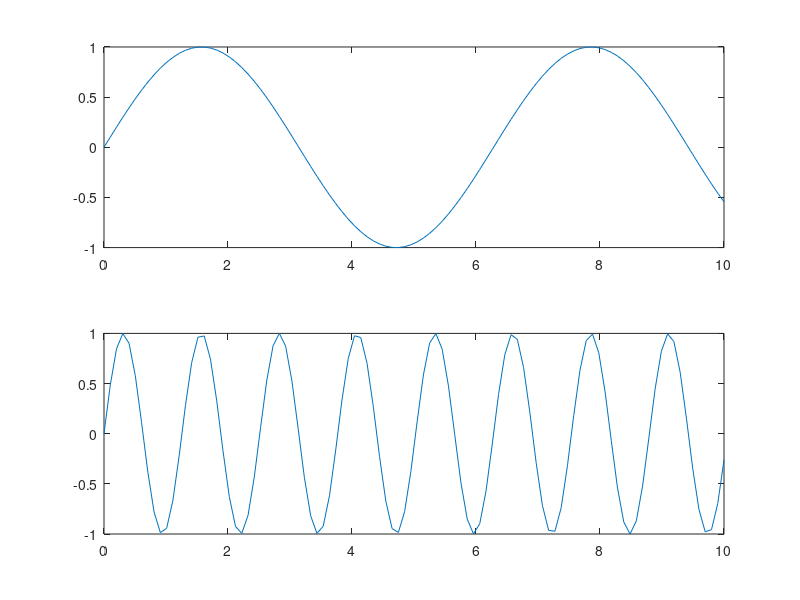
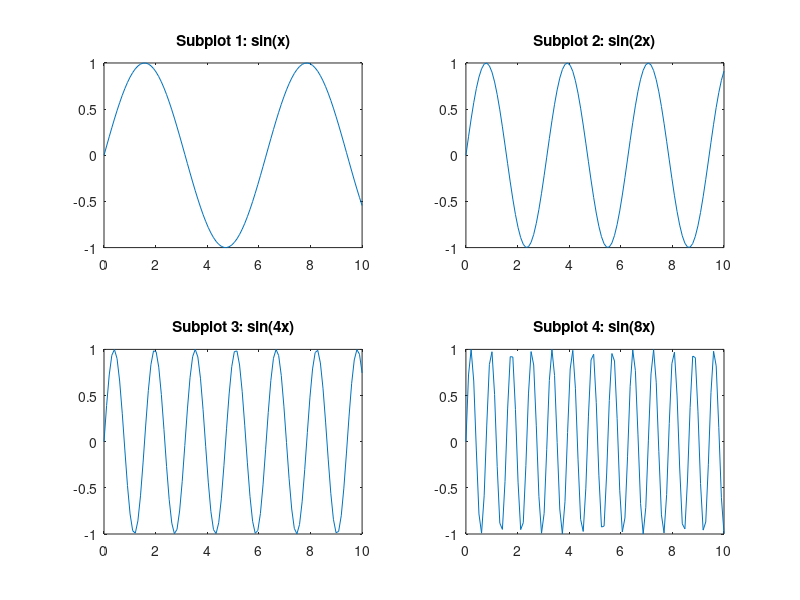
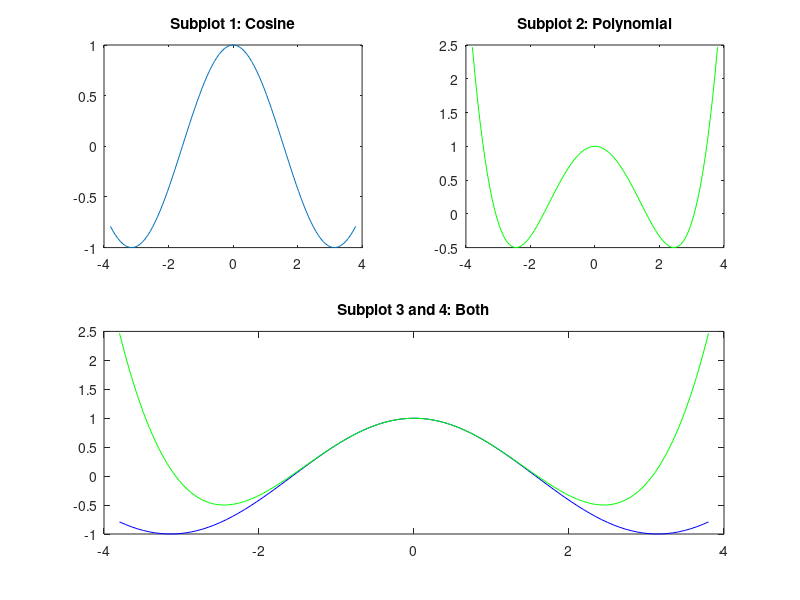
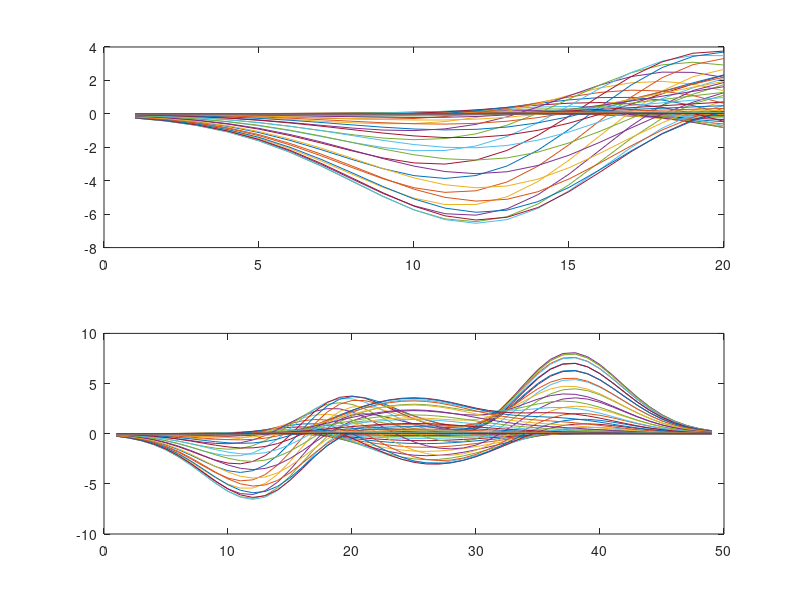

Write MATLAB code to recreate these figures, in order. (Note: this script raises an error after producing the figures.)
%=============================================================================
% Copyright (c) 2016-present Allan CORNET (Nelson)
%=============================================================================
% This file is part of the Nelson.
%=============================================================================
% LICENCE_BLOCK_BEGIN
% SPDX-License-Identifier: LGPL-3.0-or-later
% LICENCE_BLOCK_END
%=============================================================================
% <--ADV-CLI MODE-->
%=============================================================================
f = figure();
subplot(2, 1, 1);
x = linspace(0,10);
y1 = sin(x);
plot(x, y1)
subplot(2, 1, 2); 
y2 = sin(5 * x);
plot(x, y2)
%=============================================================================
f = figure();
subplot(2, 2, 1)
x = linspace(0, 10);
y1 = sin(x);
plot(x, y1)
title('Subplot 1: sin(x)')
subplot(2, 2, 2)
y2 = sin(2*x);
plot(x, y2)
title('Subplot 2: sin(2x)')
subplot(2, 2, 3)
y3 = sin(4 * x);
plot(x, y3)
title('Subplot 3: sin(4x)')
subplot(2, 2, 4)
y4 = sin(8*x);
plot(x, y4)
title('Subplot 4: sin(8x)')
%=============================================================================
f = figure();
subplot(2, 2, 1);
x = linspace(-3.8,3.8);
y_cos = cos(x);
plot(x, y_cos);
title('Subplot 1: Cosine')
subplot(2, 2, 2);
y_poly = 1 - x.^2./2 + x.^4./24;
plot(x, y_poly, 'g');
title('Subplot 2: Polynomial')
subplot(2, 2, [3, 4]);
plot(x, y_cos, 'b', x, y_poly, 'g');
title('Subplot 3 and 4: Both')
%=============================================================================
f = figure();
ax1 = subplot(2,1,1);
Z = peaks();
plot(ax1, Z(1:20,:))
ax2 = subplot(2, 1, 2);  
plot(ax2, Z);
ax1.FontSize = 15;
ax2.LineWidth = 2;
%=============================================================================
